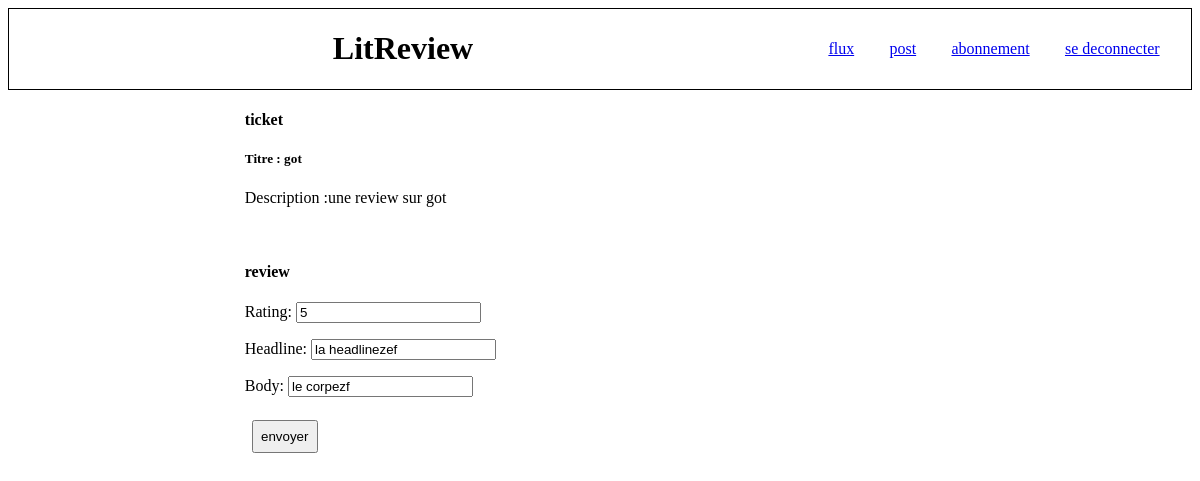
Page /blog/ticket/2/edit (signed in) on the committed database.
### Blog/models.py (models this page shows)
class Ticket(models.Model):
    title = models.CharField(max_length=128)
    description = models.TextField(max_length=2048, blank=True)
    image = models.ImageField(blank=True ,null=True,upload_to='Blog')
    time_created = models.DateTimeField(auto_now_add=True)
    user = models.ForeignKey(settings.AUTH_USER_MODEL, on_delete=models.CASCADE)
    is_closed = models.BooleanField(default= False)

class Review(models.Model):
    ticket = models.ForeignKey(to=Ticket, on_delete=models.CASCADE)
    rating = models.PositiveSmallIntegerField(
        validators=[MinValueValidator(0), MaxValueValidator(5)])
    headline = models.CharField(max_length=128)
    body = models.CharField(max_length=8192, blank=True)
    user = models.ForeignKey(
        to=settings.AUTH_USER_MODEL, on_delete=models.CASCADE)
    time_created = models.DateTimeField(auto_now_add=True)

### Blog/class_based_views.py (the view, shortened to what this page needs)
# urls.py: path('blog/ticket/<int:ticket_id>/edit',cb_views.Content_Edit.as_view(),name='edit'),
class Content_Edit(View):
    user = None
    ticket_form = None
    review_form = None
    review = None
    ticket = None
    def get(self, request, ticket_id):
        self.user = request.user
        self.ticket = get_object_or_404(Ticket, id=ticket_id)
        if len(Review.objects.filter(ticket=self.ticket)):
            self.review = Review.objects.filter(ticket=self.ticket).first()
            if self.review.user.username == self.user.username:
                self.review_form = ReviewForm(instance=self.review)
        if self.ticket.user.username == self.user.username:
            self.ticket_form = TicketForm(instance=self.ticket)
        """
        - ticket_form = F_obj or None
        - review_form = F_obj or
        - ticket = obj
        - review = obj or none

        """
        if self.ticket_form and self.review_form:  # ticket_form = 1 r_form = 1 review = 1
            context = {'review_form': self.review_form, 'ticket_form': self.ticket_form}
            return render(request, 'Blog/edit.html', context=context)
        elif self.ticket_form and self.review:  # t_form = 1 r_form = 0 et review = 1
            context = {'ticket_form': self.ticket_form, 'review': self.review}
            return render(request, 'Blog/edit.html', context=context)
        elif self.ticket and self.review_form:  # t_form = 0 review_form = 1 review =1
            context = {'ticket': self.ticket, 'review_form': self.review_form}
            return render(request, 'Blog/edit.html', context=context)
        elif self.ticket_form:  # t_form = 0 r_form = 0 review = 0
            context = {'ticket_form': self.ticket_form}
            return render(request, 'Blog/edit.html', context=context)
        else:
            context = {'message': 'une errreure est survenue'}
        return render(request, 'Blog/edit.html', context=context)

### Blog/forms.py
class ReviewForm(forms.ModelForm):
    class Meta:
        model = Review
        fields = '__all__'
        exclude = ['time_created','ticket','user']

### Blog/templates/Blog/edit.html (shortened to what this page needs)
{% extends 'base.html' %}
{% block content %}
<div id="inner" class="content">
    <form action="" method="post">
        <h4>ticket</h4>
        {% if ticket_form %}
            <div class="ticketform">{{ ticket_form.as_p}}</div>
            {% if review_form %}
                <h4>review</h4>
                <div class="reviewform">{{ review_form.as_p }}</div>
                <form action="" method="post">
                    {% csrf_token %}
                    <button type="submit">envoyer</button>
                </form>
            {% else %}
                {% if review %}
                    <h4>review</h4>
                    <div class="reviewcontent">
                        <h5 class="headline">{{review.headline}}</h5>
                        <p class="rating">{{review.rating}}</p>
                        <p class="body">{{review.body}}</p>
                        <p>created by {{review.user.username}} at
                            {{review.time_created}}</p>
                    </div>
                <form action="" method="post">
                    {% csrf_token %}
                    <button type="submit">envoyer</button>
                </form>
                {% endif %}
            {% endif %}
        {% else %}
            <div class="ticketcontent">
                <h5 class="title">Titre : {{ticket.title}}</h5>
                <p class="description">Description :{{ticket.description}}</p>
            </div>
            {% if review_form %}
                <h4>review</h4>
                <div class="reviewform">{{ review_form.as_p }}</div>
        <form action="" method="post">
            <button type="submit">envoyer</button>
        </form>
            {% endif %}
        {% endif %}
    </form>
</div>
{% endblock %}

### Blog/static/Blog/Blog_style.css (style rules this page uses)
button { displau: inline-block; margin: 1%; padding: 1%; }

### rows in the picture
Ticket: title "got", description "une review sur got"
Review: rating "5", headline "la headlinezef", body "le corpezf"
